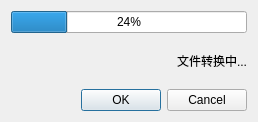
<?xml version="1.0" encoding="UTF-8"?>
<ui version="4.0">
 <class>Dialog</class>
 <widget class="QDialog" name="Dialog">
  <property name="geometry">
   <rect>
    <x>0</x>
    <y>0</y>
    <width>258</width>
    <height>122</height>
   </rect>
  </property>
  <property name="windowTitle">
   <string>文件转换</string>
  </property>
  <layout class="QVBoxLayout" name="verticalLayout">
   <item>
    <widget class="QProgressBar" name="progressBar">
     <property name="value">
      <number>24</number>
     </property>
    </widget>
   </item>
   <item>
    <layout class="QHBoxLayout" name="horizontalLayout">
     <item>
      <spacer name="horizontalSpacer">
       <property name="orientation">
        <enum>Qt::Horizontal</enum>
       </property>
       <property name="sizeHint" stdset="0">
        <size>
         <width>40</width>
         <height>20</height>
        </size>
       </property>
      </spacer>
     </item>
     <item>
      <widget class="QLabel" name="label">
       <property name="text">
        <string>文件转换中...</string>
       </property>
      </widget>
     </item>
    </layout>
   </item>
   <item>
    <widget class="QDialogButtonBox" name="buttonBox">
     <property name="orientation">
      <enum>Qt::Horizontal</enum>
     </property>
     <property name="standardButtons">
      <set>QDialogButtonBox::Cancel|QDialogButtonBox::Ok</set>
     </property>
    </widget>
   </item>
  </layout>
 </widget>
 <resources/>
 <connections>
  <connection>
   <sender>buttonBox</sender>
   <signal>accepted()</signal>
   <receiver>Dialog</receiver>
   <slot>accept()</slot>
   <hints>
    <hint type="sourcelabel">
     <x>248</x>
     <y>254</y>
    </hint>
    <hint type="destinationlabel">
     <x>157</x>
     <y>274</y>
    </hint>
   </hints>
  </connection>
  <connection>
   <sender>buttonBox</sender>
   <signal>rejected()</signal>
   <receiver>Dialog</receiver>
   <slot>reject()</slot>
   <hints>
    <hint type="sourcelabel">
     <x>316</x>
     <y>260</y>
    </hint>
    <hint type="destinationlabel">
     <x>286</x>
     <y>274</y>
    </hint>
   </hints>
  </connection>
 </connections>
</ui>
